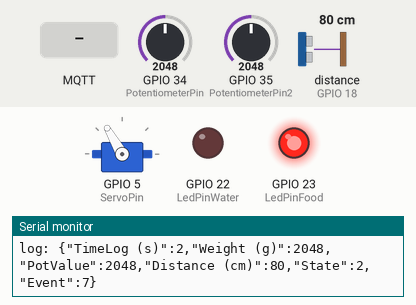
A sketch run on a simulated ESP32. Shown: servo, output pins drawn as LEDs (lit = HIGH), the last lines printed to the serial monitor. Wiring (from diagram.json): ultrasonic range finder: trigger GPIO 19; echo GPIO 18. Inputs (shaded band) come from the test bench; at power-on: distance to the obstacle (sensor on GPIO 18) 80 cm, GPIO 34 (PotentiometerPin) = 2048, GPIO 35 (PotentiometerPin2) = 2048. The echo pulse lasts 58.3 µs per cm; WiFi joins after 1.5 s; servers stay silent unless stated; no MQTT or app messages arrive unless stated; pins used as bus, display or sensor lines are not drawn.

Above: at 2.9 s.
3.0 s: distance to the obstacle (sensor on GPIO 18) set to 2 cm
At 3.9 s:
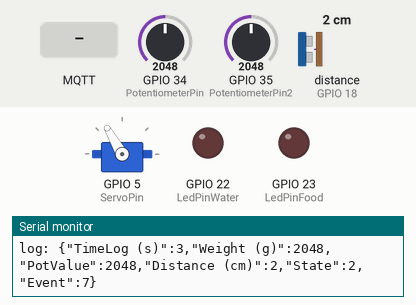
6.0 s: GPIO 34 (PotentiometerPin) set to 526
At 6.5 s:
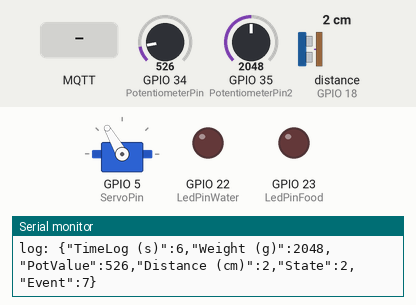
9.0 s: GPIO 34 (PotentiometerPin) set to 469
At 11.8 s:
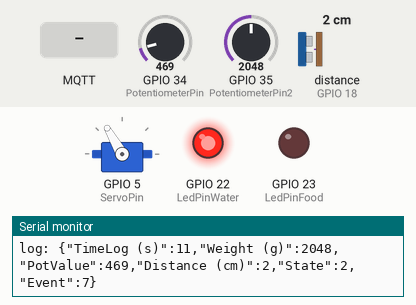
12.0 s: MQTT message "1" arrives on the first subscribed topic
Timing chart, 0 to 15.0 s (numbered marks = the images above; inputs shaded):
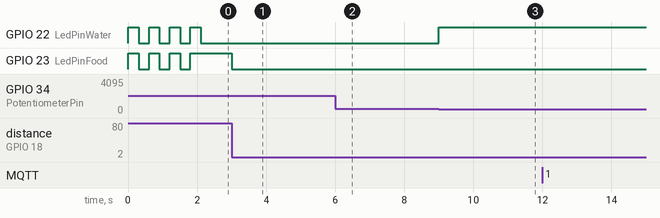

Measured:
- the behaviour switches between 500 and 499 on GPIO 34 (PotentiometerPin) (found by bisection; images 2 and 3)
- after the input at 3.0 s, GPIO 23 (LedPinFood): HIGH → LOW at once
- after the input at 6.0 s, GPIO 23 (LedPinFood): stays LOW (without the input it goes to HIGH after 3.0 s)
- after the input at 9.0 s, GPIO 22 (LedPinWater): LOW → HIGH at once
- by itself, GPIO 22 (LedPinWater): alternates HIGH for 0.30 s and LOW for 0.30 s, 8 changes in all, then stays LOW
- by itself, GPIO 23 (LedPinFood): alternates HIGH for 0.30 s and LOW for 0.30 s, 7 changes in all, then stays HIGH

The sketch:

sketch.ino
```cpp
#include <ESP32Servo.h> // by Kevin Harrington and John K. Bennett
#include <freertos/FreeRTOS.h> // native from arduino
#include <freertos/task.h> // native from arduino
#include <WiFi.h> // native from arduino
#include "PubSubClient.h" //by Nick O' Leary <nick.oleeary@gmail.com>
#include "ArduinoJson.h" // by benoit blanchon <blog.benoitblanchon.fr>

#define LedPinWater 22 // LedPinWater se enciende si falta agua (potenciometro)
#define LedPinFood 23 // LedPinFood se enciende si falta comida (ultrasonido)
#define ledResolution 8
#define ledFrequency 5000
#define ledHigh 255
#define ledLow 0
#define LedPinWaterChannel 6
#define LedPinFoodChannel 7

#define TriggerPin 19
#define EchoPin 18
#define ServoPin 5
#define PotentiometerPin 34
#define PotentiometerPin2 35

#define PotThreshold 500
#define DistanceThreshold 20

#define TIMER_INIT 300 //300ms
#define TIMER_LOGS 1000 //1000ms = 1s
#define TIMER_MQTT 50 //50ms

#define WeightThreshold 1000 //1000g

#define TAM_PILA_SERVO 2048
#define TAM_PILA_MQTT 4096
#define TAM_COLA 4 //Tamano de cola xQueue

enum States
{
    INIT = 1,
    SERVO_OPEN = 2,
    SERVO_CLOSE = 3
};

enum Events
{
    FOOD_OK = 1,
    NO_FOOD = 2,
    NO_WATER = 3,
    WATER_OK = 4,
    ULTRA_NEARBY = 5,
    ULTRA_FAR = 6,
    NO_EVENT = 7,
    MQTT_MSG = 8
};

enum MqttMsgIndex
{
    LED_AGUA_OFF = 1,
    LED_AGUA_ON = 2,
    LED_COMIDA_OFF = 3,
    LED_COMIDA_ON = 4,
    LED_SHAKER = 5
};

const char* MqttMsgTy[] = { "LED_AGUA_OFF",
                            "LED_AGUA_ON",
                            "LED_COMIDA_OFF",
                            "LED_COMIDA_ON",
                            "LED_SHAKER" };

int const ServoLowWeightPosition = 135;
int const ServoNormalPosition = 120;
int const mqtt_port = 1883;

// Valores de ejecucion simulado - WiFi-Mqtt
const char* ssid = "Wokwi-GUEST";
const char* password = "";
const char* mqtt_server = "broker.hivemq.com";
const char* topicMqtt = "AviFeeder/Datos";

float const calibration_factor = 420.0;

int currentState = 0;
int currentEvent = 0;
int potValue = 0;
int objectTime = 0;
int objectDistance = 0;
int servoAngle = 0;
int waterLed = 0;
int ultraLed = 0;
int ServoChk = 0;

float weight = 0.0;

char MqttMessage[20];

unsigned long timeSinceBoot;
unsigned long timeMqttLoop;

Servo servo1;

WiFiClient espClient;
PubSubClient client(espClient);

static TaskHandle_t ServoHandler = NULL;
static TaskHandle_t MqttHandler = NULL;
static QueueHandle_t ServoQueue;

/*************************************************************/
/*            Funciones de tareas concurrentes               */
/*************************************************************/

// Se encarga de la reconeccion con Mqtt
void mqttConnection()
{
    if (WiFi.status() == WL_CONNECTED)
    {
        Serial.print("Connecting to MQTT... ");

        if (client.connect("ESP32Client"))
        {
            Serial.println("Connected");
            client.subscribe(topicMqtt);
        }
        else
        {
            Serial.println("Connection Failed");
        }
    }
}

// Se encarga de mantener viva la conexion a Mqtt y recibir mensajes
void mqttLoop()
{
    if ((millis() - timeMqttLoop) >= TIMER_MQTT)
    {
        timeMqttLoop = millis();
        client.loop();
    }
}

// Envio de mensaje Mqtt
void sendMqttLogs(unsigned long* timeLogs)
{
    JsonDocument logs;
    char message[128];

    // Si esta conectado, y se cumplio el tiempo, envia logs
    if (client.connected() && (millis() - *timeLogs) >= TIMER_LOGS)
    {
        *timeLogs = millis();

        // Armo el mensaje de Logs
        logs["TimeLog (s)"] = (int) *timeLogs / 1000;
        logs["Weight (g)"] = weight;
        logs["PotValue"] = potValue;
        logs["Distance (cm)"] = objectDistance;
        logs["State"] = currentState;
        logs["Event"] = currentEvent;
        serializeJson(logs, message);

        // Envia mensaje al topic
        if (client.publish(topicMqtt, message))
        {
            Serial.print("log: ");
            Serial.println(message);
        }
    }
}

// Recuperacion del mensaje recibido (se llama cuando Client.loop de Mqtt recibe algo)
void MqttCallback(char* topic, byte* payload, unsigned int length)
{
    if (length < sizeof(MqttMessage))
    {
        Serial.print("Mensaje recibido: ");

        memcpy(MqttMessage, payload, sizeof(MqttMessage));
        MqttMessage[length] = '\0';
        Serial.println(MqttMessage);
    }
}

/*************************************************************/
/*                   Tareas concurrentes                     */
/*************************************************************/

// Servo se mueve si el peso baja de 1 kg (empieza a servir comida)
// Servo vuelve a su posición si el peso sube de 1 kg (deja de servir comida)
static void concurrentServoTask(void *parameters)
{
    int value;

    while(xQueueReceive(ServoQueue, &value, portMAX_DELAY) == pdPASS)
    {
        // Resuelve tarea del servo
        servo1.write(value);
    }
}

// Se ocupa de conectar a Mqtt, reconectar en caso de caida y enviar logs
static void concurrentSendByMqtt(void *parameters)
{
    unsigned long timeLogs = timeSinceBoot;

    // Primera conexion de seteo
    mqttConnection();

    // Loop de conexion y envio de datos
    while(1)
    {
        if (WiFi.status() == WL_CONNECTED)
        {
            mqttLoop();

            if (!client.connected())
            {
                Serial.println("MQTT Connection Lost.. ");

                // Loop hasta que estemos conectados
                while (!client.connected())
                {
                    mqttConnection();
                }
            }

            // Si esta conectado, envia logs
            sendMqttLogs(&timeLogs);
        }
    }
}

/*************************************************************/
/*                   Lectura de sensores                     */
/*************************************************************/

// Lectura del sensor de ultrasonido
long readUltrasonicSensor()
{
    int distance = 0;

    digitalWrite(TriggerPin, LOW);
    delayMicroseconds(2);

    digitalWrite(TriggerPin, HIGH);
    delayMicroseconds(10);

    digitalWrite(TriggerPin, LOW);

    objectTime = pulseIn(EchoPin, HIGH);
    distance = 0.01723 * objectTime;

    return distance;
}

/*************************************************************/
/*                       Get de eventos                      */
/*************************************************************/

// Get de evento de Agua si se cumple la condicion
void getWater()
{
    if (waterLed && potValue >= PotThreshold)
    {
        currentEvent = WATER_OK;
    }
    else if (!waterLed && potValue < PotThreshold)
    {
        currentEvent = NO_WATER;
    }
}

// Get de evento Ultrasonido si se cumple la condicion
void getUltra()
{
    if (ultraLed && objectDistance < DistanceThreshold)
    {
        currentEvent = ULTRA_NEARBY;
    }
    else if (!ultraLed && objectDistance >= DistanceThreshold)
    {
        currentEvent = ULTRA_FAR;
    }
}

// Get de evento Servo si se cumple la condicion
void getServo()
{
    if (ServoChk && weight >= WeightThreshold)
    {
        currentEvent = FOOD_OK;
    }
    else if (!ServoChk && weight < WeightThreshold)
    {
        currentEvent = NO_FOOD;
    }
}

// Get de evento Mqtt si se recibio mensaje
void getMqtt()
{
    if (*MqttMessage != '\0')
    {
        currentEvent = MQTT_MSG;
    }
}

// Evaluacion de eventos
void getEvent()
{
    // Lectura de sensores
    potValue = analogRead(PotentiometerPin); // Agua
    weight = analogRead(PotentiometerPin2); // Peso
    objectDistance = readUltrasonicSensor(); // Distancia

    // Evento por defecto
    currentEvent = NO_EVENT;

    // Evaluo eventos segun sensor de agua
    getWater();

    // Evaluo eventos segun sensor de ultrasonido
    getUltra();

    // Evaluo eventos segun potenciometro
    getServo();

    // Evaluo eventos segun Mqtt
    getMqtt();
}

/*************************************************************/
/*                   Resolucion de eventos                   */
/*************************************************************/

// Resolucion de evento de Comida
void foodEvent(int State, int servoValue)
{
    if (xQueueSend(ServoQueue, &servoValue, portMAX_DELAY) == pdPASS)
    {
        currentState = State;
    }
    else
    {
        Serial.println("xQueue full!");
    }
}

// Accion de Shake Android
void ledShaker()
{
    bool ledValue;
    int counter = 0;

    // Parpadeo de respuesta
    while (counter++ < 6)
    {
        ledValue = !ledValue;
        if (ledValue)
        {
            ledcWrite(LedPinWater, ledHigh);
            ledcWrite(LedPinFood, ledHigh);
        }
        else
        {
            ledcWrite(LedPinWater, ledLow);
            ledcWrite(LedPinFood, ledLow);
        }

        vTaskDelay(TIMER_INIT);
    }

    // Reseteo de senseores
    waterLed = false;
    ultraLed = false;
}

// Resolucion de evento Mqtt
void mqttEvent()
{
    int msgTy = 0;

    for (int i = 0; i < 5; i++)
    {
        if (!strcmp(MqttMsgTy[i], MqttMessage))
        {
            *MqttMessage = '\0';
            msgTy = i + 1;
            i = 5;
        }
    }

    switch (msgTy)
    {
    case LED_AGUA_OFF:
        ledcWrite(LedPinWater, ledLow);
        break;

    case LED_AGUA_ON:
        ledcWrite(LedPinWater, ledHigh);
        break;

    case LED_COMIDA_OFF:
        ledcWrite(LedPinFood, ledLow);
        break;

    case LED_COMIDA_ON:
        ledcWrite(LedPinFood, ledHigh);
        break;

    case LED_SHAKER:
        ledShaker();
        break;

    default:
        break;
    }
}

// Resolucion de eventos detectados
void solveEvent()
{
    switch (currentEvent)
    {
        case NO_EVENT:
            // Do nothing
            break;

        case NO_WATER:
            waterLed = true;
            ledcWrite(LedPinWater, ledHigh);
            break;

        case WATER_OK:
            waterLed = false;
            ledcWrite(LedPinWater, ledLow);
            break;

        case ULTRA_FAR:
            ultraLed = true;
            ledcWrite(LedPinFood, ledHigh);
            break;

        case ULTRA_NEARBY:
            ultraLed = false;
            ledcWrite(LedPinFood, ledLow);
            break;

        case NO_FOOD:
            ServoChk = true;
            foodEvent(SERVO_CLOSE, servoAngle);
            break;

        case FOOD_OK:
            ServoChk = false;
            foodEvent(SERVO_OPEN, servoAngle);
            break;

        case MQTT_MSG:
            mqttEvent();
            break;

        default:
            Serial.println("Unknown Event!");
            break;
    }
}

/*************************************************************/
/*                     Manejo de estados                     */
/*************************************************************/

// Señal de evento inicial
void initSignal()
{
    bool ledValue = false;
    int counter = 0;

    Serial.println("System starting...");

    WiFi.begin(ssid, password);
    Serial.print("Connecting to WiFi... ");

    while (WiFi.status() != WL_CONNECTED || counter <= 6)
    {
        ledValue = !ledValue;

        if (ledValue)
        {
            ledcWrite(LedPinWater, ledHigh);
            ledcWrite(LedPinFood, ledHigh);
        }
        else
        {
            ledcWrite(LedPinWater, ledLow);
            ledcWrite(LedPinFood, ledLow);
        }

        counter++;
        vTaskDelay(TIMER_INIT);
    }

    Serial.println("Connected");

    // Apago los leds antes de finalizar el estado
    ledcWrite(LedPinWater, ledLow);
    ledcWrite(LedPinFood, ledLow);

    // Creo la tarea de MqTT aca porque necesita internet
    xTaskCreatePinnedToCore(concurrentSendByMqtt,"concurrent_mqtt_task_s",TAM_PILA_MQTT, NULL, 1, &MqttHandler, 1);

    currentState = SERVO_OPEN;
}

// Maquina de estados
void stateMachine()
{
    // Obtencion del evento actual en base a sensores
    getEvent();

    switch (currentState)
    {
    case INIT:
        // Parpadeo de inico
        initSignal();
        break;

    case SERVO_OPEN:
        // Seteo el angulo del servo para cuando corresponda abrirlo
        servoAngle = ServoLowWeightPosition;
        solveEvent();
        break;

    case SERVO_CLOSE:
        // Seteo el angulo del servo para cuando corresponda cerrarlo
        servoAngle = ServoNormalPosition;
        solveEvent();
        break;

    default:
        Serial.println("Unknown State!");
        break;
    }
}

/*************************************************************/
/*                   Funciones de sistema                    */
/*************************************************************/

// Setup inicial de parametros de hardware
void setup()
{
    Serial.begin(9600);

    servo1.attach(ServoPin, 600, 2400);
    servo1.write(ServoNormalPosition);

    timeSinceBoot = timeMqttLoop = millis();
    currentState = INIT;
    pinMode(TriggerPin, OUTPUT);
    pinMode(EchoPin, INPUT);
    ledcAttachChannel(LedPinWater, ledFrequency, ledResolution, LedPinWaterChannel);
    ledcAttachChannel(LedPinFood, ledFrequency, ledResolution, LedPinFoodChannel);

    ServoQueue = xQueueCreate(TAM_COLA, sizeof(int));
    xTaskCreatePinnedToCore(concurrentServoTask,"concurrent_servo_task",TAM_PILA_SERVO, NULL, 0, &ServoHandler, 0);

    client.setServer(mqtt_server, mqtt_port);
    client.setCallback(MqttCallback);
}

// Hilo principal de ejecucion
void loop()
{
    // Reviso mensajes de Mqtt
    if (WiFi.status() == WL_CONNECTED)
    {
        mqttLoop();
    }

    stateMachine();
}
```
